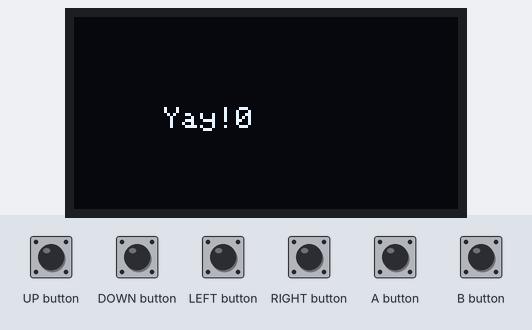
The sketch below on a simulated Arduboy, built with avr-gcc and run on an emulated ATmega32U4. Parts: 128×64 one-colour display. The inputs (shaded band) are chosen by the test bench.

Above: at 1.2 s.
1.3 s: UP button pressed for 1 s
At 3.1 s:
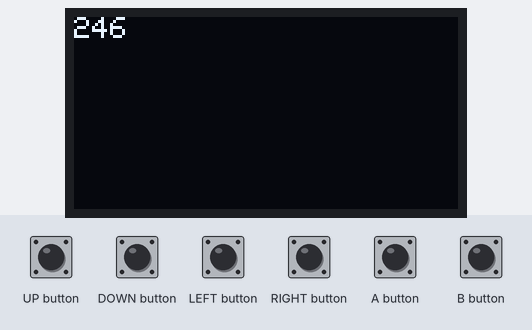
3.8 s: DOWN button pressed for 1 s
At 5.1 s:
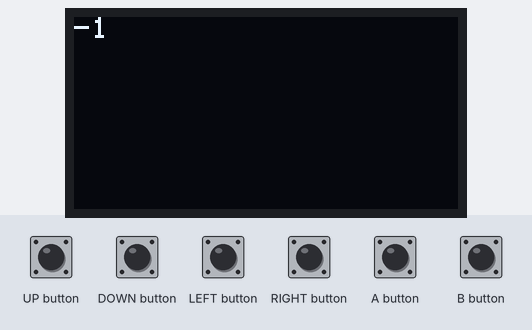
6.3 s: UP button pressed for 0.15 s
At 6.9 s:
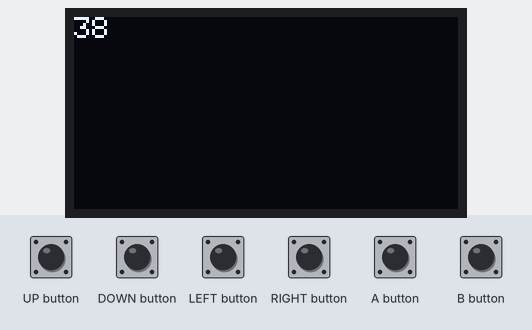
7.9 s: DOWN button pressed for 0.15 s
At 9.3 s:
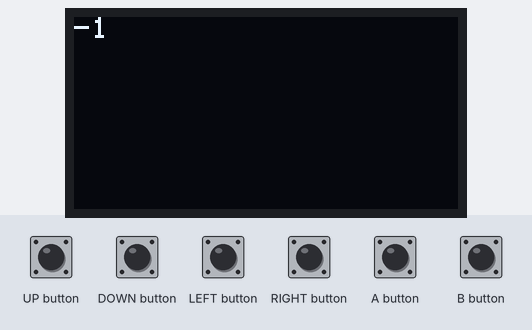
Timing chart, 0 to 10.5 s (numbered marks = the images above; inputs shaded):
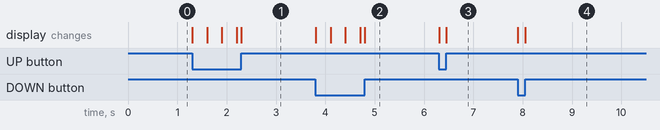

The sketch:

sketch_oct02b.ino
```cpp
// Si Pham (tonka7su)
// 2021-10-02
// Make your own Arduboy game: part 2 - printing text

#include <Arduboy2.h>
Arduboy2 arduboy;
int counter;

void setup() {
  arduboy.begin();
  arduboy.clear();
  counter = 0;
}

void loop() {
  arduboy.clear();
  arduboy.setCursor(0, 0);

  if (arduboy.pressed(UP_BUTTON)) {
    counter = counter + 1;
  }

  if (arduboy.pressed(DOWN_BUTTON)) {
    counter = counter - 1;
  }

  if (counter % 100 == 0) {
    arduboy.setCursor(30, 30);
    arduboy.print("Yay!");
  }

  arduboy.print(counter);
  arduboy.display();
}
```

Measured:
- after the input at 1.3 s, the display: first changes at once (image 1 shows a later state)
- after the input at 3.8 s, the display: first changes at once (image 2 shows a later state)
- after the input at 6.3 s, the display: first changes at once (image 3 shows a later state)
- after the input at 7.9 s, the display: first changes at once (image 4 shows a later state)
